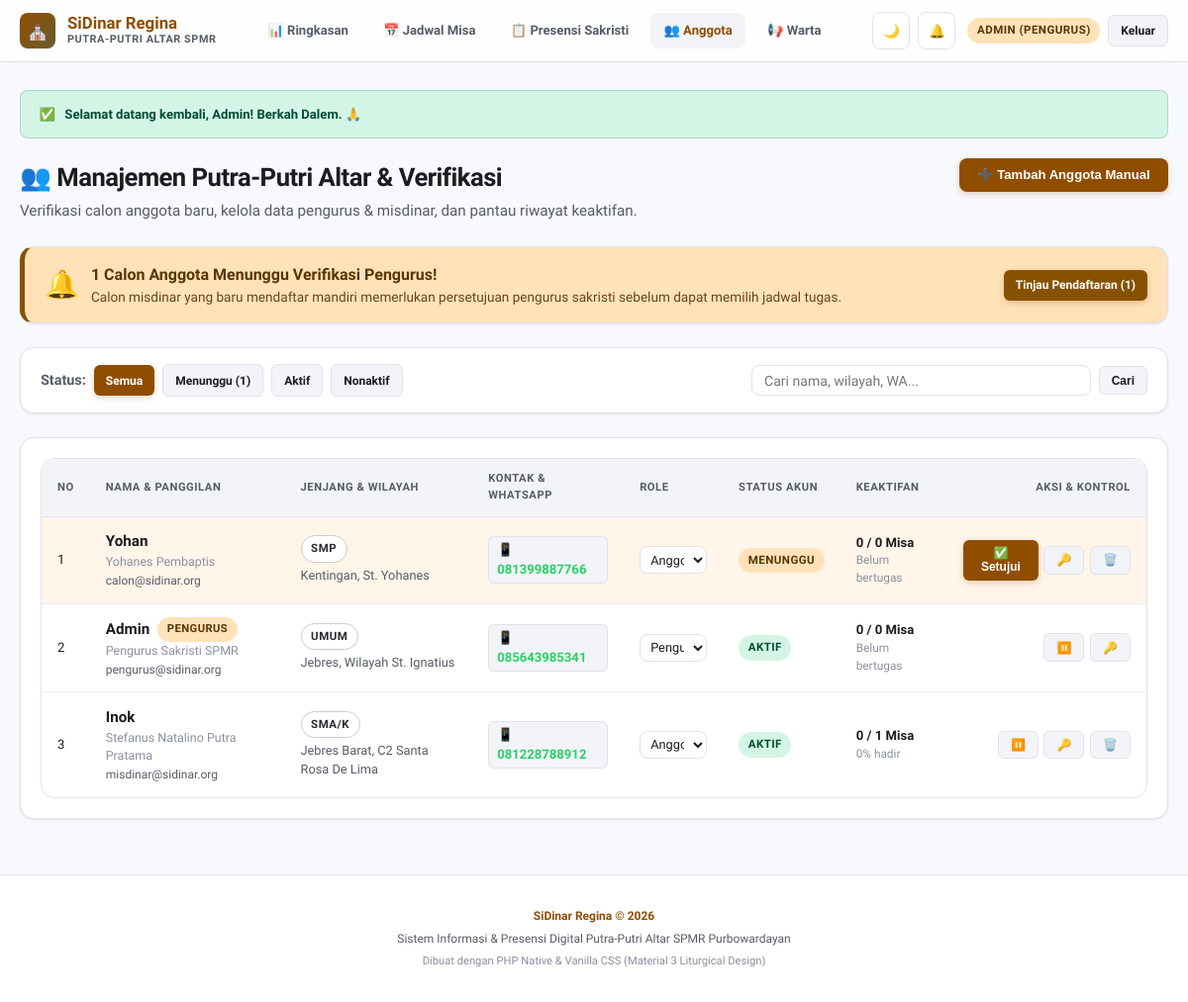
Page /pengurus/anggota.php (signed in) on the committed database.
### tables this page shows
CREATE TABLE IF NOT EXISTS `profiles` (
  `id` INT AUTO_INCREMENT PRIMARY KEY,
  `email` VARCHAR(191) NOT NULL UNIQUE,
  `password` VARCHAR(255) NOT NULL,
  `nama_lengkap` VARCHAR(255) NOT NULL,
  `nama_panggilan` VARCHAR(100) NOT NULL,
  `no_telepon` VARCHAR(50) NOT NULL,
  `asal_wilayah_teks` VARCHAR(255) NOT NULL,
  `jenjang` ENUM('SD', 'SMP', 'SMA/K', 'Mahasiswa', 'Umum') NOT NULL DEFAULT 'SMA/K',
  `role` ENUM('anggota', 'pengurus') NOT NULL DEFAULT 'anggota',
  `status` ENUM('pending', 'aktif', 'nonaktif') NOT NULL DEFAULT 'pending',
  `created_at` DATETIME DEFAULT CURRENT_TIMESTAMP,
  `updated_at` DATETIME DEFAULT CURRENT_TIMESTAMP ON UPDATE CURRENT_TIMESTAMP
);

### includes/auth.php (called while the page is built, shortened)
<?php
function is_logged_in(): bool {
    return isset($_SESSION['user']) && !empty($_SESSION['user']['id']);
}
function current_user(): ?array {
    return $_SESSION['user'] ?? null;
}
function is_pengurus(): bool {
    return is_logged_in() && ($_SESSION['user']['role'] ?? '') === 'pengurus';
}
function get_flash(): ?array {
    if (isset($_SESSION['flash'])) {
        $flash = $_SESSION['flash'];
        return $flash;
    }
    return null;
}
function base_url(string $path = ''): string {
    $script = $_SERVER['SCRIPT_NAME'] ?? '';
    $script_dir = str_replace('\\', '/', dirname($script));
    $root = preg_replace('/(\/(pengurus|anggota|api))$/i', '', $script_dir);
    $trimmed = ltrim($path, '/');
    return $trimmed ? ($root . '/' . $trimmed) : $root;
}

### pengurus/anggota.php (the view, shortened to what this page needs)
<?php
require_once __DIR__ . '/../includes/auth.php';
$pdo = get_db();
$status_filter = $_GET['status'] ?? 'semua';
$search_query = trim($_GET['q'] ?? '');
$sql = "
    SELECT p.*,
           COUNT(b.id) as total_tugas,
           SUM(CASE WHEN b.status_kehadiran IN ('hadir', 'terlambat') THEN 1 ELSE 0 END) as total_hadir
    FROM profiles p
    LEFT JOIN bookings b ON p.id = b.user_id
    WHERE 1=1
";
$params = [];
$sql .= " GROUP BY p.id ORDER BY (p.status = 'pending') DESC, p.nama_panggilan ASC";
$stmt = $pdo->prepare($sql);
$stmt->execute($params);
$members = $stmt->fetchAll();
$pCountStmt = $pdo->query("SELECT COUNT(*) FROM profiles WHERE status = 'pending'");
$pending_count = (int)$pCountStmt->fetchColumn();
require_once __DIR__ . '/../includes/header.php';
?>
<div style="display: flex; justify-content: space-between; align-items: flex-start; flex-wrap: wrap; gap: 1rem; margin-bottom: 1.5rem;">
  <div>
    <h1 style="font-size: 1.6rem; font-weight: 700; color: var(--text-main); margin-bottom: 0.25rem;">
      👥 Manajemen Putra-Putri Altar & Verifikasi
    </h1>
    <p style="color: var(--text-muted); font-size: 0.95rem;">
      Verifikasi calon anggota baru, kelola data pengurus & misdinar, dan pantau riwayat keaktifan.
    </p>
  </div>
  <button type="button" class="btn btn-primary" onclick="openModal('modal-tambah-anggota')">
    ➕ Tambah Anggota Manual
  </button>
</div>
<?php if ($pending_count > 0): ?>
  <div class="card" style="margin-bottom: 1.5rem; background: var(--amber-bg); border-left: 5px solid var(--amber); padding: 1rem 1.25rem;">
    <div style="display: flex; justify-content: space-between; align-items: center; flex-wrap: wrap; gap: 0.75rem;">
      <div style="display: flex; align-items: center; gap: 0.75rem;">
        <span style="font-size: 1.75rem;">🔔</span>
        <div>
          <div style="font-weight: 700; color: var(--amber-text); font-size: 1rem;">
            <?= $pending_count ?> Calon Anggota Menunggu Verifikasi Pengurus!
          </div>
          <div style="font-size: 0.85rem; color: var(--amber-text); opacity: 0.9;">
            Calon misdinar yang baru mendaftar mandiri memerlukan persetujuan pengurus sakristi sebelum dapat memilih jadwal tugas.
          </div>
        </div>
      </div>
      <a href="anggota.php?status=pending" class="btn btn-sm btn-primary" style="background: var(--amber); border-color: var(--amber); color: #fff;">
        Tinjau Pendaftaran (<?= $pending_count ?>)
      </a>
    </div>
  </div>
<?php endif; ?>
<div class="card" style="margin-bottom: 1.5rem; padding: 1rem 1.25rem;">
  <form method="GET" action="anggota.php" style="display: flex; gap: 1rem; flex-wrap: wrap; align-items: center; justify-content: space-between;">
    <div style="display: flex; gap: 0.5rem; align-items: center; flex-wrap: wrap;">
      <span style="font-weight: 600; font-size: 0.9rem; color: var(--text-muted);">Status:</span>
      <a href="anggota.php?status=semua" class="btn btn-sm <?= $status_filter === 'semua' ? 'btn-primary' : 'btn-secondary' ?>">Semua</a>
      <a href="anggota.php?status=pending" class="btn btn-sm <?= $status_filter === 'pending' ? 'btn-primary' : 'btn-secondary' ?>">
        Menunggu (<?= $pending_count ?>)
      </a>
      <a href="anggota.php?status=aktif" class="btn btn-sm <?= $status_filter === 'aktif' ? 'btn-primary' : 'btn-secondary' ?>">Aktif</a>
      <a href="anggota.php?status=nonaktif" class="btn btn-sm <?= $status_filter === 'nonaktif' ? 'btn-primary' : 'btn-secondary' ?>">Nonaktif</a>
    </div>
    <div style="display: flex; gap: 0.5rem; align-items: center; flex: 1; max-width: 400px;">
      <input type="text" name="q" class="form-input" placeholder="Cari nama, wilayah, WA..." value="<?= htmlspecialchars($search_query) ?>" style="padding: 0.4rem 0.75rem; font-size: 0.88rem;">
      <button type="submit" class="btn btn-secondary btn-sm">Cari</button>
    </div>
  </form>
</div>
<div class="card">
  <?php if (empty($members)): ?>
    <div style="text-align: center; padding: 3rem 1.5rem; color: var(--text-muted);">
      <div style="font-size: 3rem; margin-bottom: 0.5rem;">👥</div>
      <p>Tidak ditemukan anggota yang sesuai dengan filter.</p>
    </div>
  <?php else: ?>
    <div class="table-responsive">
      <table class="table">
        <thead>
          <tr>
            <th style="width: 35px;">No</th>
            <th>Nama & Panggilan</th>
            <th>Jenjang & Wilayah</th>
            <th>Kontak & WhatsApp</th>
            <th>Role</th>
            <th>Status Akun</th>
            <th>Keaktifan</th>
            <th style="text-align: right;">Aksi & Kontrol</th>
          </tr>
        </thead>
        <tbody>
          <?php $no = 1; foreach ($members as $m): ?>
            <?php
              $cleanPhone = preg_replace('/[^0-9]/', '', $m['no_telepon']);
              if (str_starts_with($cleanPhone, '0')) $cleanPhone = '62' . substr($cleanPhone, 1);
              $waUrl = "https://wa.me/{$cleanPhone}?text=" . urlencode("Halo {$m['nama_panggilan']}, Berkah Dalem dari Pengurus Sakristi SiDinar Regina.");
            ?>
            <tr style="<?= $m['status'] === 'pending' ? 'background: rgba(255, 184, 107, 0.15);' : '' ?>">
              <td><?= $no++ ?></td>
              <td>
                <div style="display: flex; align-items: center; gap: 0.5rem;">
                  <strong style="font-size: 0.95rem;"><?= htmlspecialchars($m['nama_panggilan']) ?></strong>
                  <?php if ($m['role'] === 'pengurus'): ?>
                    <span class="badge badge-amber" style="font-size: 0.7rem;">Pengurus</span>
                  <?php endif; ?>
                </div>
                <div style="font-size: 0.78rem; color: var(--text-dim);"><?= htmlspecialchars($m['nama_lengkap']) ?></div>
                <div style="font-size: 0.75rem; color: var(--text-muted);"><?= htmlspecialchars($m['email']) ?></div>
              </td>
              <td>
                <span class="badge badge-light"><?= htmlspecialchars($m['jenjang']) ?></span>
                <div style="font-size: 0.8rem; color: var(--text-muted); margin-top: 3px;">
                  <?= htmlspecialchars($m['asal_wilayah_teks']) ?>
                </div>
              </td>
              <td>
                <a href="<?= $waUrl ?>" target="_blank" class="btn btn-secondary btn-sm" style="color: #25D366; font-size: 0.82rem; padding: 3px 8px;" title="Chat WhatsApp">
                  📱 <?= htmlspecialchars($m['no_telepon']) ?>
                </a>
              </td>
              <td>
                <form method="POST" action="anggota.php" style="margin: 0;">
                  <select name="role" class="form-select" style="padding: 2px 6px; font-size: 0.8rem; height: 28px;" onchange="this.form.submit()">
                    <option value="anggota" <?= $m['role'] === 'anggota' ? 'selected' : '' ?>>Anggota</option>
                    <option value="pengurus" <?= $m['role'] === 'pengurus' ? 'selected' : '' ?>>Pengurus</option>
                  </select>
                </form>
              </td>
              <td>
                <?php if ($m['status'] === 'pending'): ?>
                  <span class="badge badge-amber">Menunggu</span>
                <?php elseif ($m['status'] === 'aktif'): ?>
                  <span class="badge badge-emerald">Aktif</span>
                <?php else: ?>
                  <span class="badge badge-red">Nonaktif</span>
                <?php endif; ?>
              </td>
              <td>
                <div style="font-size: 0.82rem; font-weight: 600;">
                  <?= (int)$m['total_hadir'] ?> / <?= (int)$m['total_tugas'] ?> Misa
                </div>
                <div style="font-size: 0.74rem; color: var(--text-dim);">
                  <?= $m['total_tugas'] > 0 ? round(($m['total_hadir'] / $m['total_tugas']) * 100) . '% hadir' : 'Belum bertugas' ?>
                </div>
              </td>
              <td style="text-align: right;">
                <div style="display: inline-flex; gap: 0.35rem; align-items: center;">
                  <?php if ($m['status'] === 'pending'): ?>
                    <form method="POST" action="anggota.php" style="margin: 0;">
                      <button type="submit" class="btn btn-primary btn-sm" title="Setujui pendaftaran anggota">
                        ✅ Setujui
                      </button>
                    </form>
                  <?php else: ?>
                    <form method="POST" action="anggota.php" style="margin: 0;">
                      <button type="submit" class="btn btn-secondary btn-sm" title="<?= $m['status'] === 'aktif' ? 'Nonaktifkan akun' : 'Aktifkan akun' ?>">
                        <?= $m['status'] === 'aktif' ? '⏸️' : '▶️' ?>
                      </button>
                    </form>
                  <?php endif; ?>
                  <form method="POST" action="anggota.php" onsubmit="return confirm('Reset kata sandi pengguna ini ke default (password123)?');" style="margin: 0;">
                    <button type="submit" class="btn btn-secondary btn-sm" title="Reset Password ke: password123">
                      🔑
                    </button>
                  </form>
                  <?php if ((int)$m['id'] !== (int)$current_user['id']): ?>
                    <form method="POST" action="anggota.php" onsubmit="return confirm('Apakah Anda yakin ingin menghapus akun ini secara permanen?');" style="margin: 0;">
                      <button type="submit" class="btn btn-secondary btn-sm" style="color: var(--error);" title="Hapus Akun">
                        🗑️
                      </button>
                    </form>
                  <?php endif; ?>
                </div>
              </td>
            </tr>
          <?php endforeach; ?>
        </tbody>
      </table>
    </div>
  <?php endif; ?>
</div>
<?php require_once __DIR__ . '/../includes/footer.php'; ?>

### includes/header.php (shortened to what this page needs)
<?php
require_once __DIR__ . '/auth.php';
$current_user = current_user();
$flash = get_flash();
$base = base_url();
?>
<!DOCTYPE html>
<html lang="id" data-theme="light">
<head>
  <link rel="stylesheet" href="<?= $base ?>/assets/css/style.css">
</head>
<body>
<header class="navbar">
  <div class="nav-container">
    <a href="<?= $base ?>/index.php" class="brand-link">
      <div class="brand-logo">⛪</div>
      <div>
        <div class="brand-name">SiDinar Regina</div>
        <div class="brand-sub">Putra-Putri Altar SPMR</div>
      </div>
    </a>
    <?php if (is_logged_in()): ?>
    <nav class="nav-menu">
      <?php if (is_pengurus()): ?>
        <a href="<?= $base ?>/pengurus/index.php" class="nav-link <?= strpos($_SERVER['PHP_SELF'], 'pengurus/index.php') !== false ? 'active' : '' ?>">📊 Ringkasan</a>
        <a href="<?= $base ?>/pengurus/jadwal.php" class="nav-link <?= strpos($_SERVER['PHP_SELF'], 'pengurus/jadwal.php') !== false ? 'active' : '' ?>">📅 Jadwal Misa</a>
        <a href="<?= $base ?>/pengurus/presensi.php" class="nav-link <?= strpos($_SERVER['PHP_SELF'], 'pengurus/presensi.php') !== false ? 'active' : '' ?>">📋 Presensi Sakristi</a>
        <a href="<?= $base ?>/pengurus/anggota.php" class="nav-link <?= strpos($_SERVER['PHP_SELF'], 'pengurus/anggota.php') !== false ? 'active' : '' ?>">👥 Anggota</a>
        <a href="<?= $base ?>/pengurus/warta.php" class="nav-link <?= strpos($_SERVER['PHP_SELF'], 'pengurus/warta.php') !== false ? 'active' : '' ?>">📢 Warta</a>
      <?php endif; ?>
    </nav>
    <div class="nav-actions">
      <button type="button" id="btn-theme-toggle" class="btn-icon" onclick="toggleTheme()" title="Ubah Tema">🌙</button>
      <div style="position:relative;">
        <button type="button" class="btn-icon" onclick="openModal('modal-notifications')" title="Notifikasi Pengingat Tugas">
          🔔
        </button>
      </div>
      <div style="display:flex; align-items:center; gap:0.5rem; margin-left:0.25rem;">
        <span class="badge <?= is_pengurus() ? 'badge-amber' : 'badge-emerald' ?>">
          <?= htmlspecialchars($current_user['nama_panggilan'] ?? 'Akun') ?> (<?= ucfirst($current_user['role'] ?? '') ?>)
        </span>
        <a href="<?= $base ?>/logout.php" class="btn btn-secondary btn-sm" onclick="return confirm('Keluar dari sistem SiDinar?')" title="Keluar">
          Keluar
        </a>
      </div>
    </div>
    <?php endif; ?>
  </div>
</header>
<main class="main-wrapper">
  <?php if ($flash): ?>
    <div class="alert alert-<?= htmlspecialchars($flash['type']) ?>">
      <span><?= $flash['type'] === 'success' ? '✅' : ($flash['type'] === 'error' ? '⚠️' : 'ℹ️') ?></span>
      <div><?= htmlspecialchars($flash['message']) ?></div>
    </div>
  <?php endif; ?>

### rows in the picture
profiles: nama_panggilan "ADMIN", role "PENGURUS", nama_panggilan "Admin", nama_lengkap "Pengurus Sakristi SPMR", email "pengurus@sidinar.org", jenjang "UMUM", asal_wilayah_teks "Jebres, Wilayah St. Ignatius", no_telepon "085643985341", role "Pengurus", status "AKTIF", total_hadir "0", total_tugas "0", shows "Belum bertugas"
profiles: nama_panggilan "Yohan", nama_lengkap "Yohanes Pembaptis", email "calon@sidinar.org", jenjang "SMP", asal_wilayah_teks "Kentingan, St. Yohanes", no_telepon "081399887766", role "Anggota", status "MENUNGGU", total_hadir "0", total_tugas "0", shows "Belum bertugas"
profiles: nama_panggilan "Inok", nama_lengkap "Stefanus Natalino Putra Pratama", email "misdinar@sidinar.org", jenjang "SMA/K", asal_wilayah_teks "Jebres Barat, C2 Santa Rosa De Lima", no_telepon "081228788912", role "Anggota", status "AKTIF", total_hadir "0", total_tugas "1", total_tugas "0"

### other values in the picture
$flash['message'] "Selamat datang kembali, Admin! Berkah Dalem. 🙏"
$pending_count "1"
